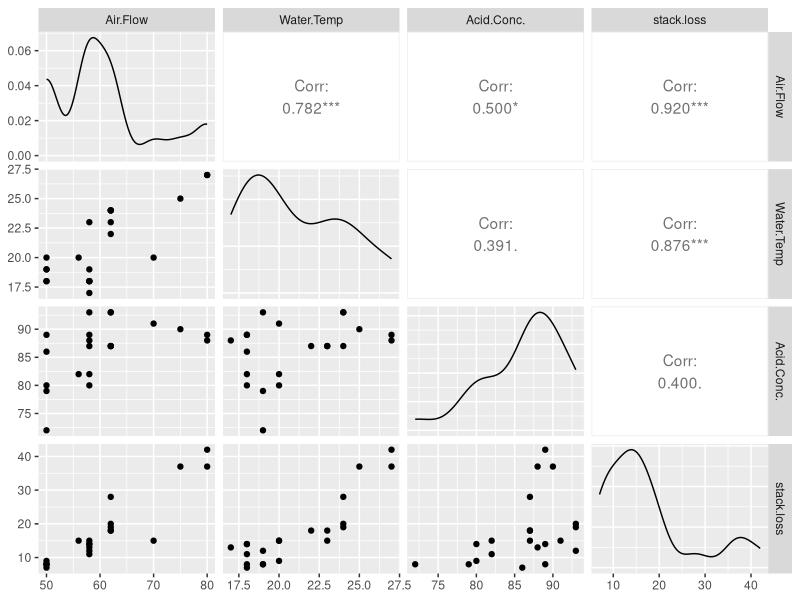

This chart was generated by the following R code:
## ---- chunk 1
options(scipen = 999, digits = 12)
knitr::opts_chunk$set(
  message = FALSE,
  warning = FALSE
)

library(GGally)
library(dplyr)
data(stackloss)
y <- stackloss[, 4]
x1 <- stackloss[, 1]
x2 <- stackloss[, 2]
x3 <- stackloss[, 3]
## ---- chunk 2
ggpairs(stackloss)
## ---- chunk 3
lm.1 <- lm(y ~ x1 + x2 + x3)

s.1 <- summary(lm.1)
s.1
## ---- chunk 4
# Add column of 1 values for intercept
X <- as.matrix(cbind(1, x1, x2, x3))
y <- as.matrix(y)

beta_hat <- solve(t(X) %*% X) %*% (t(X) %*% y)
rownames(beta_hat) <- c("Intercept","β1","β2","β3")
beta_hat %>% knitr::kable(caption = "Model parameters")
## ---- chunk 5
lm.2 <- lm(y ~ 1)

anova(lm.1, lm.2)
## ---- chunk 6
c1 <- confint(lm.1, "x3")
c1 %>% knitr::kable(caption = "95% confidence interval for β3", row.names=FALSE)
